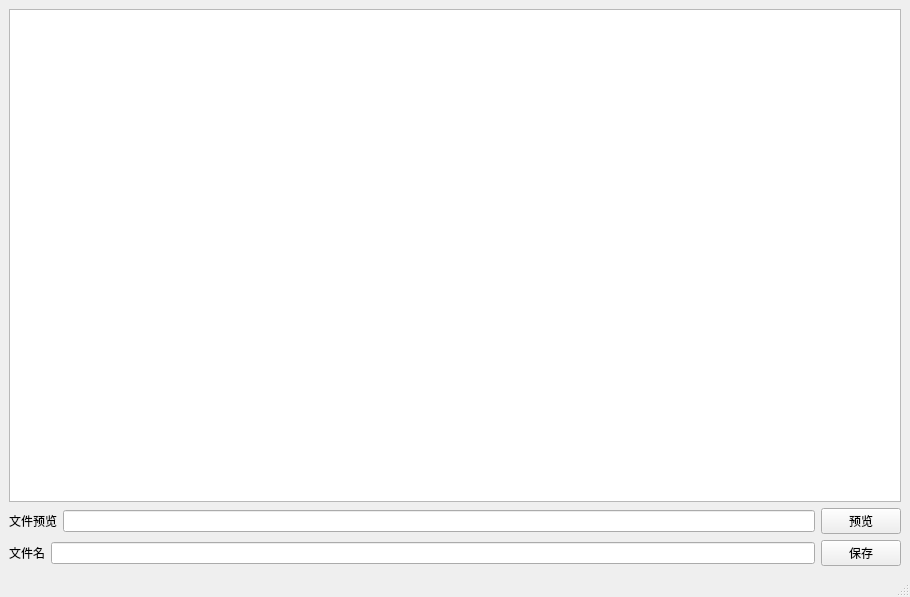
<?xml version="1.0" encoding="UTF-8"?>
<ui version="4.0">
 <class>MainWindow</class>
 <widget class="QMainWindow" name="MainWindow">
  <property name="geometry">
   <rect>
    <x>0</x>
    <y>0</y>
    <width>910</width>
    <height>597</height>
   </rect>
  </property>
  <property name="windowTitle">
   <string>MainWindow</string>
  </property>
  <widget class="QWidget" name="centralwidget">
   <layout class="QHBoxLayout" name="horizontalLayout_3">
    <item>
     <layout class="QVBoxLayout" name="verticalLayout_2">
      <item>
       <widget class="QTableView" name="tableView"/>
      </item>
      <item>
       <layout class="QVBoxLayout" name="verticalLayout">
        <item>
         <layout class="QHBoxLayout" name="horizontalLayout">
          <item>
           <widget class="QLabel" name="label">
            <property name="text">
             <string>文件预览</string>
            </property>
           </widget>
          </item>
          <item>
           <widget class="QLineEdit" name="lineEdit"/>
          </item>
          <item>
           <widget class="QPushButton" name="pushButton">
            <property name="text">
             <string>预览</string>
            </property>
           </widget>
          </item>
         </layout>
        </item>
        <item>
         <layout class="QHBoxLayout" name="horizontalLayout_2">
          <item>
           <widget class="QLabel" name="label_2">
            <property name="text">
             <string>文件名</string>
            </property>
           </widget>
          </item>
          <item>
           <widget class="QLineEdit" name="lineEdit_2">
            <property name="enabled">
             <bool>true</bool>
            </property>
           </widget>
          </item>
          <item>
           <widget class="QPushButton" name="pushButton_2">
            <property name="text">
             <string>保存</string>
            </property>
           </widget>
          </item>
         </layout>
        </item>
       </layout>
      </item>
     </layout>
    </item>
   </layout>
  </widget>
  <widget class="QMenuBar" name="menubar">
   <property name="geometry">
    <rect>
     <x>0</x>
     <y>0</y>
     <width>910</width>
     <height>30</height>
    </rect>
   </property>
  </widget>
  <widget class="QStatusBar" name="statusbar"/>
 </widget>
 <resources/>
 <connections/>
</ui>
